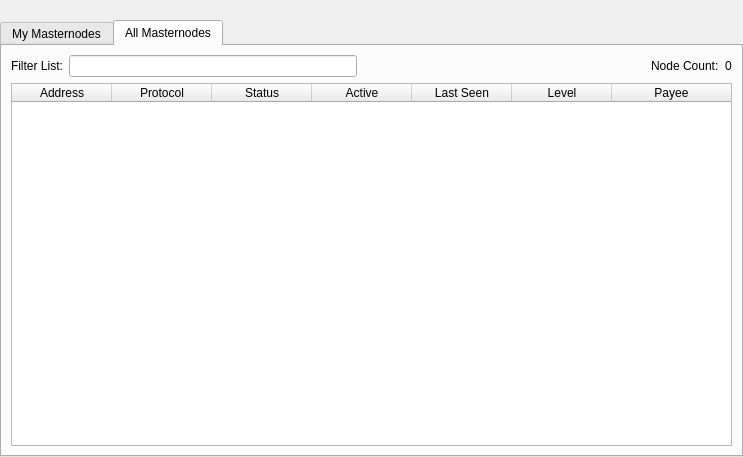
<?xml version="1.0" encoding="UTF-8"?>
<ui version="4.0">
 <class>MasternodeList</class>
 <widget class="QWidget" name="MasternodeList">
  <property name="geometry">
   <rect>
    <x>0</x>
    <y>0</y>
    <width>743</width>
    <height>457</height>
   </rect>
  </property>
  <property name="windowTitle">
   <string>Form</string>
  </property>
  <layout class="QVBoxLayout" name="topLayout">
   <property name="leftMargin">
    <number>0</number>
   </property>
   <property name="topMargin">
    <number>0</number>
   </property>
   <property name="rightMargin">
    <number>0</number>
   </property>
   <property name="bottomMargin">
    <number>0</number>
   </property>
   <item>
    <layout class="QVBoxLayout" name="verticalLayout">
     <property name="bottomMargin">
      <number>0</number>
     </property>
     <item>
      <spacer name="horizontalSpacer0">
       <property name="orientation">
        <enum>Qt::Horizontal</enum>
       </property>
       <property name="sizeHint" stdset="0">
        <size>
         <width>40</width>
         <height>20</height>
        </size>
       </property>
      </spacer>
     </item>
     <item>
      <widget class="QTabWidget" name="tabWidget">
       <property name="currentIndex">
        <number>1</number>
       </property>
       <widget class="QWidget" name="tabMyMasternodes">
        <attribute name="title">
         <string>My Masternodes</string>
        </attribute>
        <layout class="QGridLayout" name="gridLayout_2">
         <item row="0" column="0">
          <layout class="QVBoxLayout" name="verticalLayout_2">
           <property name="bottomMargin">
            <number>0</number>
           </property>
           <item>
            <layout class="QHBoxLayout" name="horizontalLayout_note">
             <property name="bottomMargin">
              <number>0</number>
             </property>
             <item>
              <widget class="QLabel" name="updateNote">
               <property name="text">
                <string>Note: Status of your masternodes in local wallet can potentially be slightly incorrect.&lt;br /&gt;Always wait for wallet to sync additional data and then double check from another node&lt;br /&gt;if your masternode should be running but you still do not see &quot;ENABLED&quot; in &quot;Status&quot; field.</string>
               </property>
              </widget>
             </item>
            </layout>
           </item>
           <item>
            <widget class="QTableWidget" name="tableWidgetMyMasternodes">
             <property name="minimumSize">
              <size>
               <width>695</width>
               <height>0</height>
              </size>
             </property>
             <property name="editTriggers">
              <set>QAbstractItemView::NoEditTriggers</set>
             </property>
             <property name="alternatingRowColors">
              <bool>true</bool>
             </property>
             <property name="selectionMode">
              <enum>QAbstractItemView::SingleSelection</enum>
             </property>
             <property name="selectionBehavior">
              <enum>QAbstractItemView::SelectRows</enum>
             </property>
             <property name="sortingEnabled">
              <bool>true</bool>
             </property>
             <attribute name="horizontalHeaderStretchLastSection">
              <bool>true</bool>
             </attribute>
             <column>
              <property name="text">
               <string>Alias</string>
              </property>
             </column>
             <column>
              <property name="text">
               <string>Address</string>
              </property>
             </column>
             <column>
              <property name="text">
               <string>Protocol</string>
              </property>
             </column>
             <column>
              <property name="text">
               <string>Status</string>
              </property>
             </column>
             <column>
              <property name="text">
               <string>Active</string>
              </property>
             </column>
             <column>
              <property name="text">
               <string>Last Seen</string>
              </property>
             </column>
             <column>
              <property name="text">
               <string>Level</string>
              </property>
             </column>
             <column>
              <property name="text">
               <string>Payee</string>
              </property>
             </column>
            </widget>
           </item>
           <item>
            <layout class="QHBoxLayout" name="horizontalLayout_5">
             <property name="bottomMargin">
              <number>0</number>
             </property>
             <item>
              <widget class="QPushButton" name="startButton">
               <property name="text">
                <string>S&amp;tart alias</string>
               </property>
              </widget>
             </item>
             <item>
              <widget class="QPushButton" name="startAllButton">
               <property name="text">
                <string>Start &amp;all</string>
               </property>
              </widget>
             </item>
             <item>
              <widget class="QPushButton" name="startMissingButton">
               <property name="text">
                <string>Start &amp;MISSING</string>
               </property>
              </widget>
             </item>
             <item>
              <widget class="QPushButton" name="UpdateButton">
               <property name="text">
                <string>&amp;Update status</string>
               </property>
              </widget>
             </item>
             <item>
              <widget class="QLabel" name="autoupdate_label">
               <property name="text">
                <string>Status will be updated automatically in (sec):</string>
               </property>
              </widget>
             </item>
             <item>
              <widget class="QLabel" name="secondsLabel">
               <property name="text">
                <string>0</string>
               </property>
              </widget>
             </item>
             <item>
              <spacer name="horizontalSpacer_5">
               <property name="orientation">
                <enum>Qt::Horizontal</enum>
               </property>
               <property name="sizeHint" stdset="0">
                <size>
                 <width>40</width>
                 <height>20</height>
                </size>
               </property>
              </spacer>
             </item>
            </layout>
           </item>
          </layout>
         </item>
        </layout>
       </widget>
       <widget class="QWidget" name="tabAllMasternodes">
        <attribute name="title">
         <string>All Masternodes</string>
        </attribute>
        <layout class="QGridLayout" name="gridLayout">
         <item row="1" column="0">
          <widget class="QTableWidget" name="tableWidgetMasternodes">
           <property name="editTriggers">
            <set>QAbstractItemView::NoEditTriggers</set>
           </property>
           <property name="alternatingRowColors">
            <bool>true</bool>
           </property>
           <property name="selectionBehavior">
            <enum>QAbstractItemView::SelectRows</enum>
           </property>
           <property name="sortingEnabled">
            <bool>true</bool>
           </property>
           <attribute name="horizontalHeaderStretchLastSection">
            <bool>true</bool>
           </attribute>
           <column>
            <property name="text">
             <string>Address</string>
            </property>
           </column>
           <column>
            <property name="text">
             <string>Protocol</string>
            </property>
           </column>
           <column>
            <property name="text">
             <string>Status</string>
            </property>
           </column>
           <column>
            <property name="text">
             <string>Active</string>
            </property>
           </column>
           <column>
            <property name="text">
             <string>Last Seen</string>
            </property>
           </column>
           <column>
            <property name="text">
             <string>Level</string>
            </property>
           </column>
           <column>
            <property name="text">
             <string>Payee</string>
            </property>
           </column>
          </widget>
         </item>
         <item row="0" column="0">
          <layout class="QHBoxLayout" name="horizontalLayout_3">
           <property name="bottomMargin">
            <number>0</number>
           </property>
           <item>
            <widget class="QLabel" name="label_filter">
             <property name="text">
              <string>Filter List:</string>
             </property>
            </widget>
           </item>
           <item>
            <widget class="QLineEdit" name="filterLineEdit">
             <property name="toolTip">
              <string>Filter masternode list</string>
             </property>
            </widget>
           </item>
           <item>
            <spacer name="horizontalSpacer_3">
             <property name="orientation">
              <enum>Qt::Horizontal</enum>
             </property>
             <property name="sizeHint" stdset="0">
              <size>
               <width>10</width>
               <height>20</height>
              </size>
             </property>
            </spacer>
           </item>
           <item>
            <widget class="QLabel" name="label_count">
             <property name="text">
              <string>Node Count:</string>
             </property>
            </widget>
           </item>
           <item>
            <widget class="QLabel" name="countLabel">
             <property name="text">
              <string>0</string>
             </property>
            </widget>
           </item>
          </layout>
         </item>
        </layout>
       </widget>
      </widget>
     </item>
    </layout>
   </item>
  </layout>
 </widget>
 <resources/>
 <connections/>
</ui>
